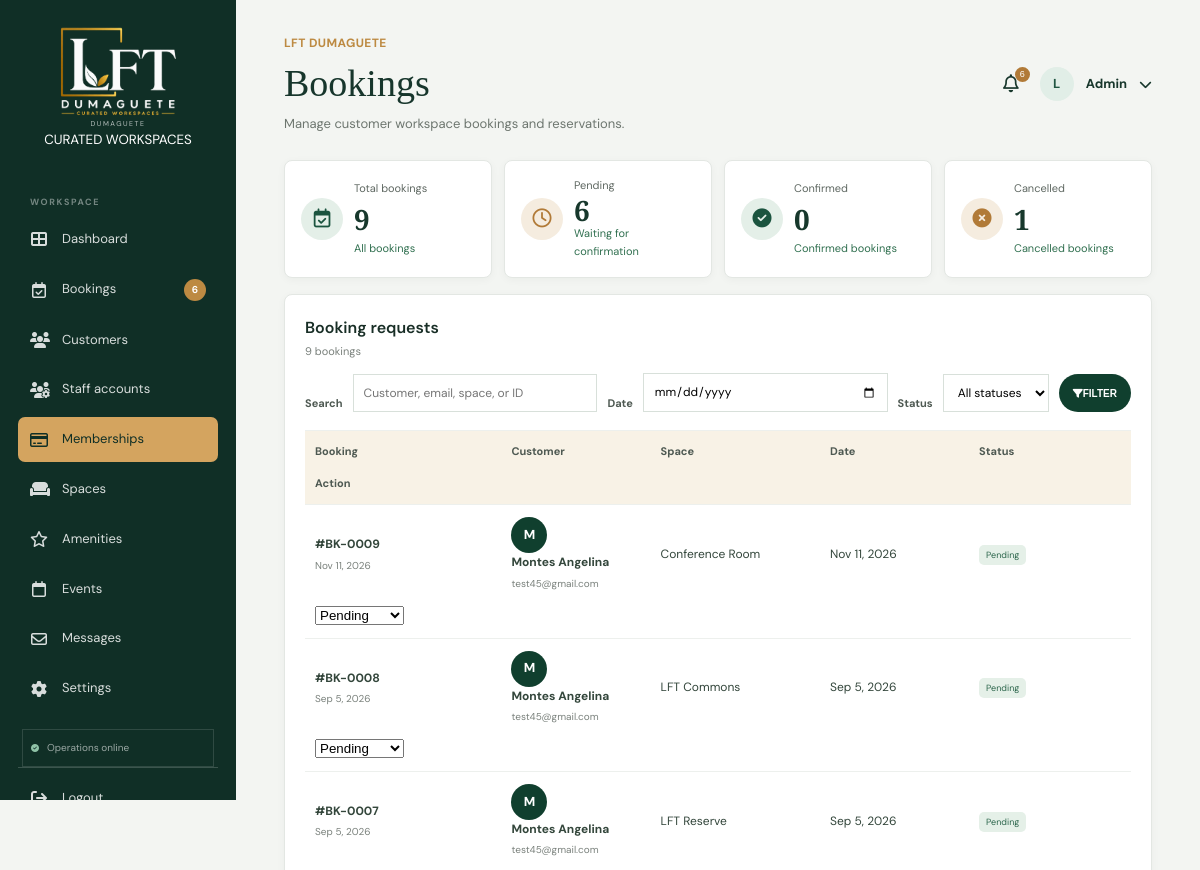
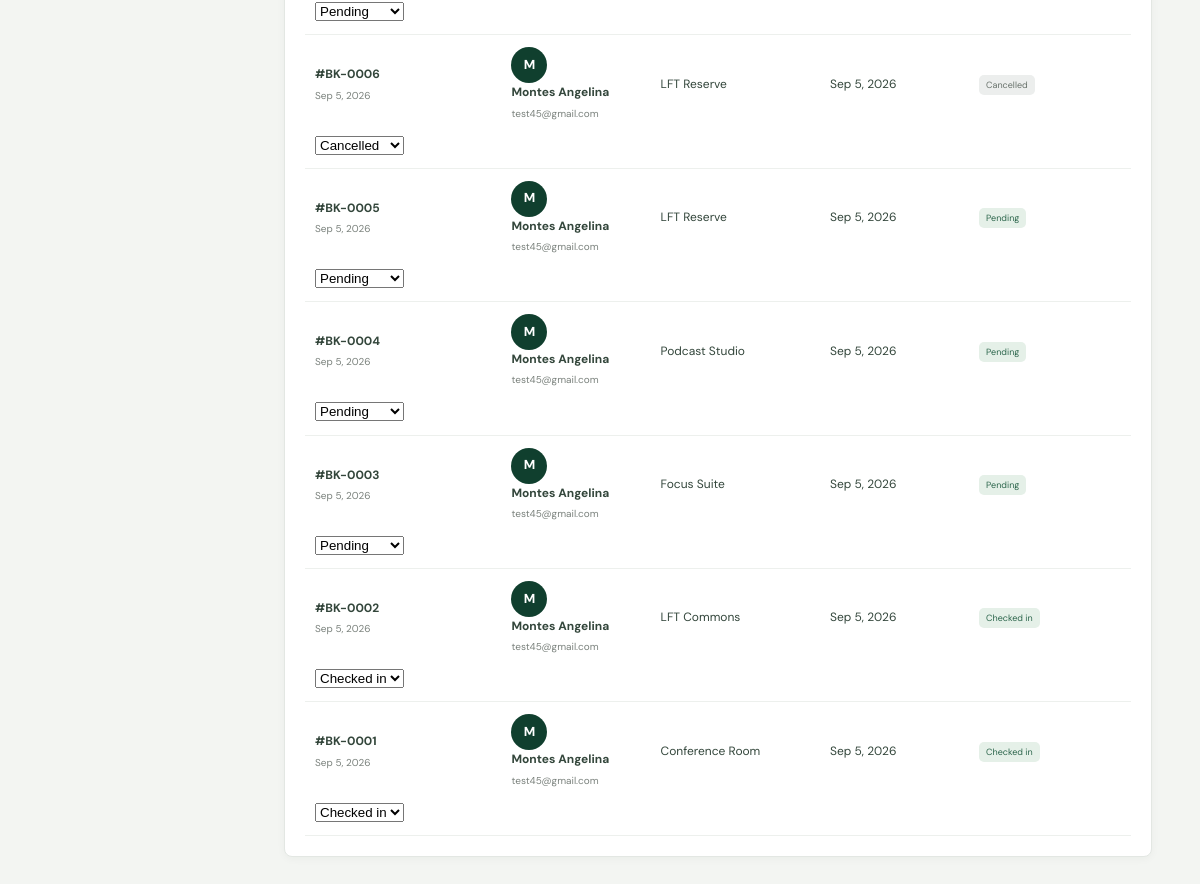
Screenshot of /Admin/memberships/index.php (signed in) with the database file from the repository (2 pictures, top to bottom).
### tables this page shows
CREATE TABLE `bookings` (
  `id` int(10) UNSIGNED NOT NULL,
  `user_id` int(10) UNSIGNED NOT NULL,
  `booking_type` enum('booking','walk-in') NOT NULL,
  `space` varchar(160) NOT NULL,
  `space_id` int(10) UNSIGNED DEFAULT NULL,
  `visit_date` date NOT NULL,
  `visit_time` time NOT NULL,
  `duration_minutes` int(10) UNSIGNED NOT NULL DEFAULT 60,
  `guest_count` int(10) UNSIGNED NOT NULL DEFAULT 1,
  `notes` text DEFAULT NULL,
  `status` varchar(40) NOT NULL DEFAULT 'Pending',
  `checked_in_at` datetime DEFAULT NULL,
  `created_at` timestamp NOT NULL DEFAULT current_timestamp(),
  `updated_at` timestamp NOT NULL DEFAULT current_timestamp() ON UPDATE current_timestamp(),
  `total_amount` decimal(10,2) NOT NULL DEFAULT 0.00,
  `payment_status` enum('Unpaid','Pending','Paid','Failed','Refunded') NOT NULL DEFAULT 'Unpaid',
  `payment_reference` varchar(100) DEFAULT NULL,
  `payment_provider` varchar(50) DEFAULT NULL,
  `paid_at` datetime DEFAULT NULL,
  `payment_method` varchar(30) DEFAULT NULL
);

CREATE TABLE `users` (
  `id` int(10) UNSIGNED NOT NULL,
  `name` varchar(120) NOT NULL,
  `email` varchar(190) NOT NULL,
  `password_hash` varchar(255) NOT NULL,
  `role` enum('customer','staff','admin') NOT NULL DEFAULT 'customer',
  `phone` varchar(40) NOT NULL DEFAULT '',
  `created_at` timestamp NOT NULL DEFAULT current_timestamp(),
  `updated_at` timestamp NOT NULL DEFAULT current_timestamp() ON UPDATE current_timestamp(),
  `profile_image` varchar(255) DEFAULT NULL
);

### Includes/db.php (called while the page is built, shortened)
<?php
function db(): PDO
{
    static $connection;
    if ($connection instanceof PDO) {
        return $connection;
    }
    $host = '127.0.0.1';
    $database = 'lft_dumaguete';
    $username = 'root';
    $password = '';
    $charset = 'utf8mb4';
    $dsn = "mysql:host={$host};dbname={$database};charset={$charset}";
    $connection = new PDO(
        $dsn,
        $username,
        $password,
        [
            PDO::ATTR_ERRMODE => PDO::ERRMODE_EXCEPTION,
            PDO::ATTR_DEFAULT_FETCH_MODE => PDO::FETCH_ASSOC,
            PDO::ATTR_EMULATE_PREPARES => false,
        ]
    );
    return $connection;
}
function e(string|int|float|null $value): string
{
    return htmlspecialchars((string) $value, ENT_QUOTES, 'UTF-8');
}

### Admin/memberships/index.php (the view, shortened to what this page needs)
<?php
$connection = db();
$search = trim($_GET['q'] ?? '');
$dateFilter = $_GET['date'] ?? '';
$allowedStatuses = [
    'Pending',
    'Confirmed',
    'Checked in',
    'Completed',
    'Cancelled'
];
$totalBookings = (int) $connection
    ->query('SELECT COUNT(*) FROM bookings')
    ->fetchColumn();
$confirmedBookings = (int) $connection
    ->query(
        "SELECT COUNT(*) FROM bookings WHERE status = 'Confirmed'"
    )
    ->fetchColumn();
$cancelledBookings = (int) $connection
    ->query(
        "SELECT COUNT(*) FROM bookings WHERE status = 'Cancelled'"
    )
    ->fetchColumn();
$parameters = [];
$sql = '
    SELECT
        bookings.*,
        users.name AS customer_name,
        users.email AS customer_email
    FROM bookings
    JOIN users
        ON users.id = bookings.user_id
';
$sql .= '
    ORDER BY bookings.visit_date DESC,
    bookings.created_at DESC
';
$statement = $connection->prepare($sql);
$statement->execute($parameters);
$bookings = $statement->fetchAll();
?>
<!DOCTYPE html>
<html lang="en">
<head>
    <link
        rel="stylesheet"
        href="../../assets/css/style.css"
    >
    <link
        rel="stylesheet"
        href="https://cdnjs.cloudflare.com/ajax/libs/font-awesome/6.5.2/css/all.min.css"
    >
</head>
<body>
<main class="admin-app">
    <?php require '../sidebar.php'; ?>
    <div class="admin-main">
        <header class="admin-topbar">
            <div>
                <p class="section-label">
                    LFT DUMAGUETE
                </p>
                <h1>
                    Bookings
                </h1>
                <p>
                    Manage customer workspace bookings and reservations.
                </p>
            </div>
            <?php require '../profile.php'; ?>
        </header>
        <section class="admin-kpis">
            <article>
                <i class="fa-regular fa-calendar-check"></i>
                <span>
                    Total bookings
                </span>
                <strong>
                    <?= $totalBookings ?>
                </strong>
                <small>
                    All bookings
                </small>
            </article>
            <article>
                <i class="fa-regular fa-clock"></i>
                <span>
                    Pending
                </span>
                <strong>
                    <?= $pendingBookings ?>
                </strong>
                <small>
                    Waiting for confirmation
                </small>
            </article>
            <article>
                <i class="fa-solid fa-circle-check"></i>
                <span>
                    Confirmed
                </span>
                <strong>
                    <?= $confirmedBookings ?>
                </strong>
                <small>
                    Confirmed bookings
                </small>
            </article>
            <article>
                <i class="fa-solid fa-circle-xmark"></i>
                <span>
                    Cancelled
                </span>
                <strong>
                    <?= $cancelledBookings ?>
                </strong>
                <small>
                    Cancelled bookings
                </small>
            </article>
        </section>
        <section class="admin-widget booking-panel">
            <div class="widget-heading">
                <div>
                    <h2>
                        Booking requests
                    </h2>
                    <p>
                        <?= count($bookings) ?>
                        <?= count($bookings) === 1
                            ? 'booking'
                            : 'bookings'
                        ?>
                    </p>
                </div>
            </div>
            <form
                class="booking-filters"
                method="get"
            >
                <label for="booking-search">
                    Search
                </label>
                <input
                    id="booking-search"
                    type="text"
                    name="q"
                    value="<?= e($search) ?>"
                    placeholder="Customer, email, space, or ID"
                >
                <label for="booking-date">
                    Date
                </label>
                <input
                    id="booking-date"
                    type="date"
                    name="date"
                    value="<?= e($dateFilter) ?>"
                >
                <label for="booking-status">
                    Status
                </label>
                <select
                    id="booking-status"
                    name="status"
                >
                    <option value="">
                        All statuses
                    </option>
                </select>
                <button
                    class="btn btn-green"
                    type="submit"
                >
                    <i class="fa-solid fa-filter"></i>
                    FILTER
                </button>
            </form>
            <div class="booking-table">
                <div class="booking-table-head">
                    <span>
                        Booking
                    </span>
                    <span>
                        Customer
                    </span>
                    <span>
                        Space
                    </span>
                    <span>
                        Date
                    </span>
                    <span>
                        Status
                    </span>
                    <span>
                        Action
                    </span>
                </div>
                <?php if (!$bookings): ?>
                    <div class="empty-state">
                        <i class="fa-regular fa-calendar-xmark"></i>
                        <strong>
                            No bookings found.
                        </strong>
                        <p>
                            Try changing your search or filters.
                        </p>
                    </div>
                <?php else: ?>
                    <?php foreach ($bookings as $booking): ?>
                        <div class="booking-table-row">
                            <div>
                                <strong>
                                    #BK-<?= e(
                                        str_pad(
                                            $booking['id'],
                                            4,
                                            '0',
                                            STR_PAD_LEFT
                                        )
                                    ) ?>
                                </strong>
                                <small>
                                    <?= e(
                                        date(
                                            'M j, Y',
                                            strtotime(
                                                $booking['created_at']
                                            )
                                        )
                                    ) ?>
                                </small>
                            </div>
                            <div class="customer-info">
                                <span class="customer-avatar">
                                    <?= e(
                                        strtoupper(
                                            substr(
                                                $booking['customer_name'],
                                                0,
                                                1
                                            )
                                        )
                                    ) ?>
                                </span>
                                <span>
                                    <strong>
                                        <?= e(
                                            $booking['customer_name']
                                        ) ?>
                                    </strong>
                                    <small>
                                        <?= e(
                                            $booking['customer_email']
                                        ) ?>
                                    </small>
                                </span>
                            </div>
                            <span>
                                <?= e(
                                    $booking['space'] ?? 'N/A'
                                ) ?>
                            </span>
                            <span>
                                <?= e(
                                    date(
                                        'M j, Y',
                                        strtotime(
                                            $booking['visit_date']
                                        )
                                    )
                                ) ?>
                            </span>
                            <span>
                                <span
                                    class="
                                        table-status
                                        <?= strtolower(
                                            str_replace(
                                                ' ',
                                                '-',
                                                $booking['status']
                                            )
                                        ) === 'cancelled'
                                            ? 'status-cancelled'
                                            : ''
                                        ?>
                                    "
                                >
                                    <?= e(
                                        $booking['status']
                                    ) ?>
                                </span>
                            </span>
                            <div class="row-actions">
                                <form
                                    method="post"
                                >
                                    <select
                                        name="status"
                                        onchange="this.form.submit()"
                                        title="Change booking status"
                                    >
                                        <?php foreach (
                                            $allowedStatuses
                                            as $status
                                        ): ?>
                                            <option
                                                value="<?= e($status) ?>"
                                                <?= $booking['status'] === $status
                                                    ? 'selected'
                                                    : '' ?>
                                            >
                                                <?= e($status) ?>
                                            </option>
                                        <?php endforeach; ?>
                                    </select>
                                </form>
                            </div>
                        </div>
                    <?php endforeach; ?>
                <?php endif; ?>
            </div>
        </section>
    </div>
</main>
</body>
</html>

### rows the page displays
bookings: id "0009", created_at "Nov 11, 2026", user.name "M", user.name "Montes Angelina", user.email "test45@gmail.com", space "Conference Room", visit_date "Nov 11, 2026", status "Pending"
bookings: id "0008", created_at "Sep 5, 2026", user.name "M", user.name "Montes Angelina", user.email "test45@gmail.com", space "LFT Commons", visit_date "Sep 5, 2026", status "Pending"
bookings: id "0007", created_at "Sep 5, 2026", user.name "M", user.name "Montes Angelina", user.email "test45@gmail.com", space "LFT Reserve", visit_date "Sep 5, 2026", status "Pending"
bookings: id "0006", created_at "Sep 5, 2026", user.name "M", user.name "Montes Angelina", user.email "test45@gmail.com", space "LFT Reserve", visit_date "Sep 5, 2026", status "Cancelled"
bookings: id "0005", created_at "Sep 5, 2026", user.name "M", user.name "Montes Angelina", user.email "test45@gmail.com", space "LFT Reserve", visit_date "Sep 5, 2026", status "Pending"
bookings: id "0004", created_at "Sep 5, 2026", user.name "M", user.name "Montes Angelina", user.email "test45@gmail.com", space "Podcast Studio", visit_date "Sep 5, 2026", status "Pending"
bookings: id "0003", created_at "Sep 5, 2026", user.name "M", user.name "Montes Angelina", user.email "test45@gmail.com", space "Focus Suite", visit_date "Sep 5, 2026", status "Pending"
bookings: id "0002", created_at "Sep 5, 2026", user.name "M", user.name "Montes Angelina", user.email "test45@gmail.com", space "LFT Commons", visit_date "Sep 5, 2026", status "Checked in"
bookings: id "0001", created_at "Sep 5, 2026", user.name "M", user.name "Montes Angelina", user.email "test45@gmail.com", space "Conference Room", visit_date "Sep 5, 2026", status "Checked in"

### other values shown
$pendingBookings "6"
$totalBookings "9"
$confirmedBookings "0"
$cancelledBookings "1"
count($bookings) "9"
form field status "Pending"
form field status "Cancelled"
form field status "Checked in"
